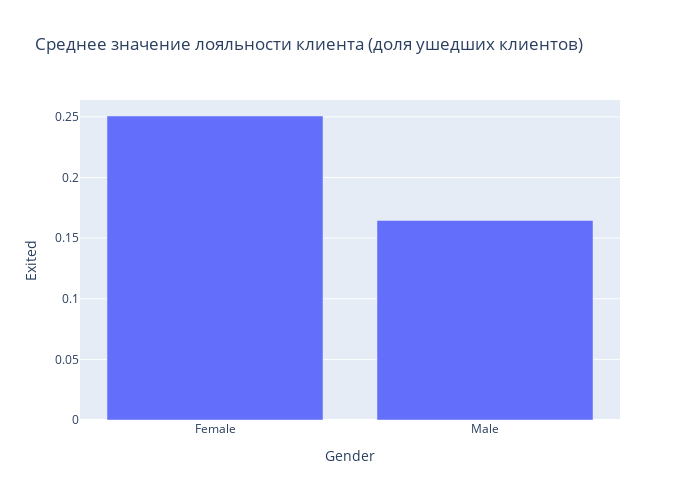

Notebook code cell kept with this figure:
### Markdown cell above
Така как требуется показать взаимосвязь двух числовых признаков, лучше всего использовать диаграмму рассеяния. Цвет точки на данном графике соответствует статусу лояльности клиента (желтый- ушедшие, фиолетовый - лояльные). Можно сделать вывод, что явной взаимосвязи между кредитным рейтингом и предполагаемой зарплатой не наблюдается.

### Code cell
# Задание 9.6
""" Кто чаще уходит, мужчины или женщины? Постройте график, который иллюстрирует это."""

grouped_by_gender = churn_data.groupby(['Gender'])['Exited'].mean()

fig = px.bar(
    data_frame=grouped_by_gender,
    x=grouped_by_gender.index,
    y='Exited',
    height=500,
    width=700,
    title='Среднее значение лояльности клиента (доля ушедших клиентов)'
)

fig.show()

### Figure 1 — Plotly figure (JSON) as saved in the notebook; plotly's stock layout.template omitted (floating-point values rounded to 4 significant figures)
{"data": [{"alignmentgroup": "True", "hovertemplate": "Gender=%{x}<br>Exited=%{y}<extra></extra>", "legendgroup": "", "marker": {"color": "#636efa", "pattern": {"shape": ""}}, "name": "", "offsetgroup": "", "orientation": "v", "showlegend": false, "textposition": "auto", "type": "bar", "x": ["Female", "Male"], "xaxis": "x", "y": [0.2507, 0.1646], "yaxis": "y"}], "layout": {"barmode": "relative", "height": 500, "legend": {"tracegroupgap": 0}, "title": {"text": "Среднее значение лояльности клиента (доля ушедших клиентов)"}, "width": 700, "xaxis": {"anchor": "y", "domain": [0, 1], "title": {"text": "Gender"}}, "yaxis": {"anchor": "x", "domain": [0, 1], "title": {"text": "Exited"}}}}
